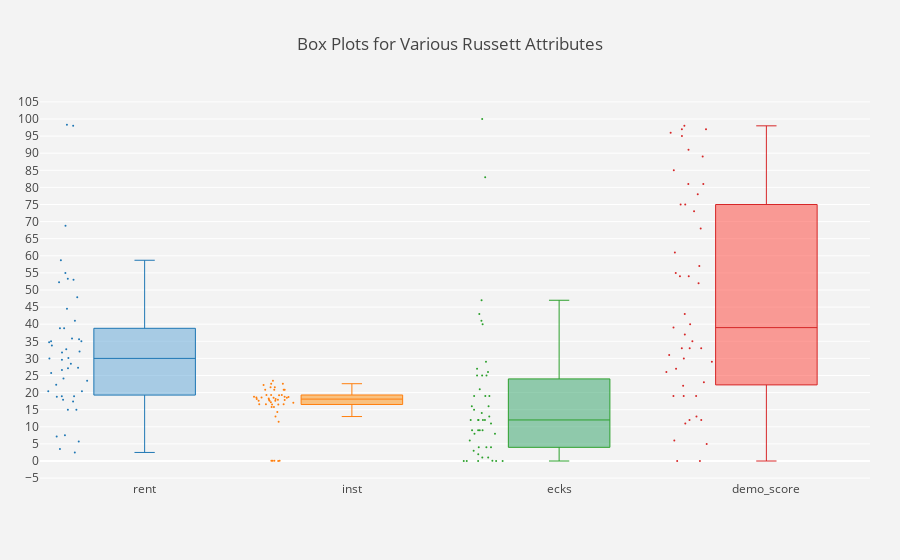

Notebook source saved alongside this figure:
### Code cell
x_data = ['rent', 'inst', 'ecks', 'demo_score']

y0 = russett['rent']
y1 = russett['inst']
y2 = russett['ecks']
y3 = russett['demo_score']

y_data = [y0,y1,y2,y3]

colors = ['rgba(93, 164, 214, 0.5)', 'rgba(255, 144, 14, 0.5)', 'rgba(44, 160, 101, 0.5)', 'rgba(255, 65, 54, 0.5)']

traces = []

for xd, yd, cls in zip(x_data, y_data, colors):
        traces.append(go.Box(
            y=yd,
            name=xd,
            boxpoints='all',
            jitter=0.5,
            whiskerwidth=0.2,
            fillcolor=cls,
            marker=dict(
                size=2,
            ),
            line=dict(width=1),
        ))

layout = go.Layout(
    title='Box Plots for Various Russett Attributes',
    yaxis=dict(
        autorange=True,
        showgrid=True,
        zeroline=True,
        dtick=5,
        gridcolor='rgb(255, 255, 255)',
        gridwidth=1,
        zerolinecolor='rgb(255, 255, 255)',
        zerolinewidth=2,
    ),
    margin=dict(
        l=40,
        r=30,
        b=80,
        t=100,
    ),
    paper_bgcolor='rgb(243, 243, 243)',
    plot_bgcolor='rgb(243, 243, 243)',
    showlegend=False
)

fig = go.Figure(data=traces, layout=layout)
plotly.offline.iplot(fig)
plt.show()

### Figure 1 — Plotly figure (JSON) as saved in the notebook; plotly's stock layout.template omitted (floating-point values rounded to 4 significant figures)
{"data": [{"boxpoints": "all", "fillcolor": "rgba(93, 164, 214, 0.5)", "jitter": 0.5, "line": {"width": 1}, "marker": {"size": 2}, "name": "rent", "type": "box", "whiskerwidth": 0.2, "y": [47.9, 30, 25.7, 98.3, 35, 24.1, 7.2, 28.4, 27.1, 20.4, 68.8, 3.5, 35.8, 29.6, 26.6, 30.1, 17.4, 41, 32, 32.7, 31.7, 53, 98, 2.5, 38.8, 17.9, 23.5, 18.8, 53.3, 22.3, 33.8, 7.5, 27.3, 38.8, 52.3, 15, 35, 58.7, 18.9, 18.9, 55, 44.5, 20.4, 34.7, 35.6, 5.7, 15]}, {"boxpoints": "all", "fillcolor": "rgba(255, 144, 14, 0.5)", "jitter": 0.5, "line": {"width": 1}, "marker": {"size": 2}, "name": "inst", "type": "box", "whiskerwidth": 0.2, "y": [16.6, 19.3, 15.8, 23.5, 18.3, 18.5, 19.3, 17.2, 17.6, 17.6, 16.6, 22.6, 14.3, 18.1, 18.8, 18.1, 18.6, 19.3, 17.9, 18.8, 16.6, 0.1, 19.2, 22.2, 18.5, 18.7, 17.8, 20.8, 21.6, 20.8, 15.8, 20.8, 18.6, 17.6, 17, 11.5, 13, 0, 16.5, 16.5, 0.1, 21.6, 20.8, 22.6, 17.9, 0.1, 0.1]}, {"boxpoints": "all", "fillcolor": "rgba(44, 160, 101, 0.5)", "jitter": 0.5, "line": {"width": 1}, "marker": {"size": 2}, "name": "ecks", "type": "box", "whiskerwidth": 0.2, "y": [47, 0, 4, 8, 43, 29, 12, 11, 27, 19, 100, 0, 6, 21, 25, 9, 4, 26, 25, 9, 25, 83, 14, 9, 41, 12, 8, 0, 2, 0, 16, 1, 19, 13, 15, 19, 40, 12, 0.1, 0, 3, 12, 12, 1, 16, 4, 9]}, {"boxpoints": "all", "fillcolor": "rgba(255, 65, 54, 0.5)", "jitter": 0.5, "line": {"width": 1}, "marker": {"size": 2}, "name": "demo_score", "type": "box", "whiskerwidth": 0.2, "y": [35, 89, 52, 98, 19, 54, 81, 37, 54, 43, 6, 96, 23, 13, 27, 0, 40, 39, 19, 55, 0, 75, 29, 91, 57, 33, 19, 81, 75, 95, 22, 97, 33, 12, 30, 31, 12, 26, 85, 97, 5, 73, 78, 68, 11, 61, 33]}], "layout": {"margin": {"b": 80, "l": 40, "r": 30, "t": 100}, "paper_bgcolor": "rgb(243, 243, 243)", "plot_bgcolor": "rgb(243, 243, 243)", "showlegend": false, "title": "Box Plots for Various Russett Attributes", "yaxis": {"autorange": true, "dtick": 5, "gridcolor": "rgb(255, 255, 255)", "gridwidth": 1, "showgrid": true, "zeroline": true, "zerolinecolor": "rgb(255, 255, 255)", "zerolinewidth": 2}}}
